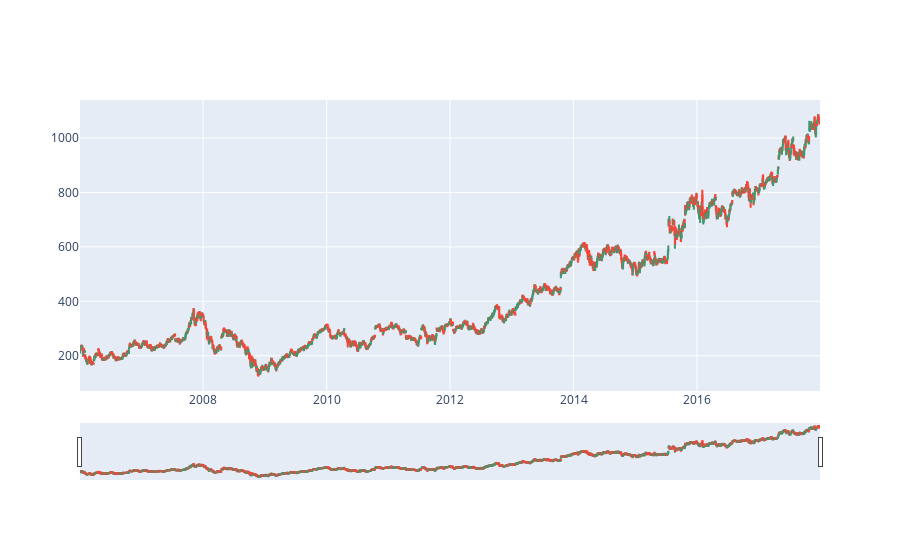

Notebook code cell kept with this figure:
### Code cell
# Candlestick chart of 2006-2018
trace = go.Candlestick(x=google.index,
                open=google.Open,
                high=google.High,
                low=google.Low,
                close=google.Close)
data = [trace]
iplot(data, filename='simple_candlestick')

### Figure 1 — Plotly figure (JSON) as saved in the notebook; plotly's stock layout.template omitted (floating-point values rounded to 4 significant figures; data arrays with more than 128 entries replaced by an {"elided": "..."} marker saying what was removed)
{"data": [{"close": {"elided": "3019 float values"}, "high": {"elided": "3019 float values"}, "low": {"elided": "3019 float values"}, "open": {"elided": "3019 float values"}, "type": "candlestick", "x": {"elided": "3019 str values"}}], "layout": {"autosize": true, "xaxis": {"autorange": true, "range": ["2006-01-02 12:00", "2017-12-29 12:00"], "rangeslider": {"autorange": true, "range": ["2006-01-02 12:00", "2017-12-29 12:00"], "yaxis": {"_template": null, "rangemode": "match"}}, "type": "date"}, "yaxis": {"autorange": true, "range": [70.29, 1140.0]}}}
